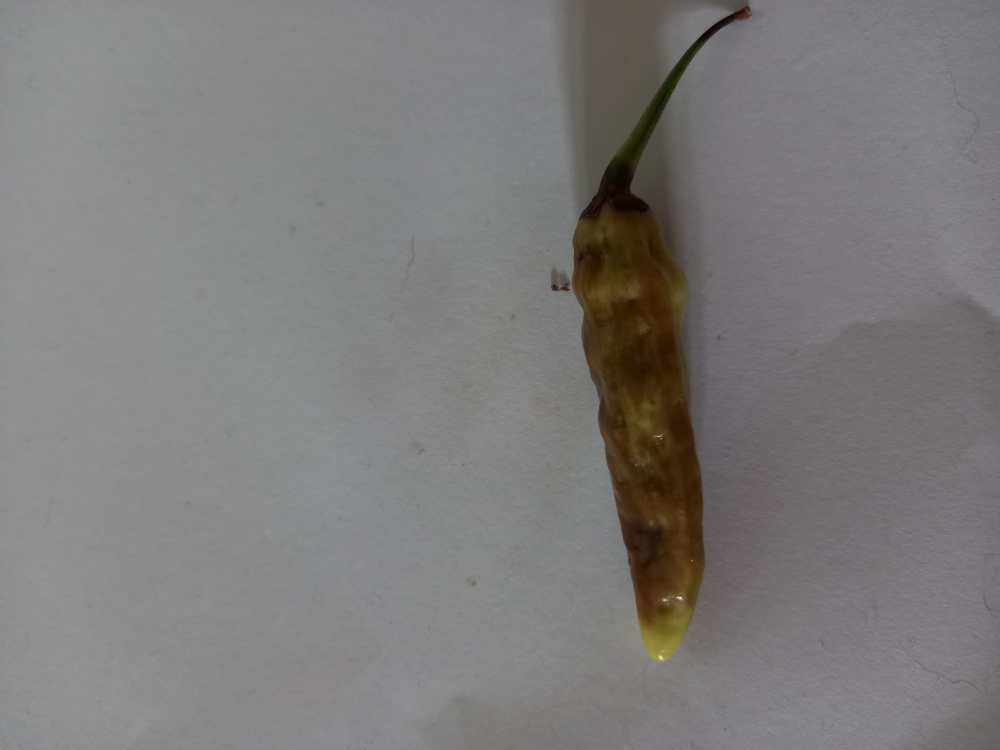
%> input picture tes.jpg, 4000 x 3000 px (shown at 1/4 size)
$ octave --eval "result = setingcrop(imread('tes.jpg'));"   (GNU Octave 9; MATLAB toolbox functions it lacks are replaced by stand-ins)
%> lines starting %> are read from the running program, lines starting %| are printed output that depends on the picture; in (x1, y1, x2, y2) boxes, pixels count from 0 and x2, y2 are one past the last pixel; in counts of white or black regions, pixels touching at a corner belong together; the program's own positions count from 1
function xx=setingcrop(a1)
if(size(a1,3)<3)
            a1=cat(3,a1,a1,a1);
        end
        gray=rgb2gray(a1);
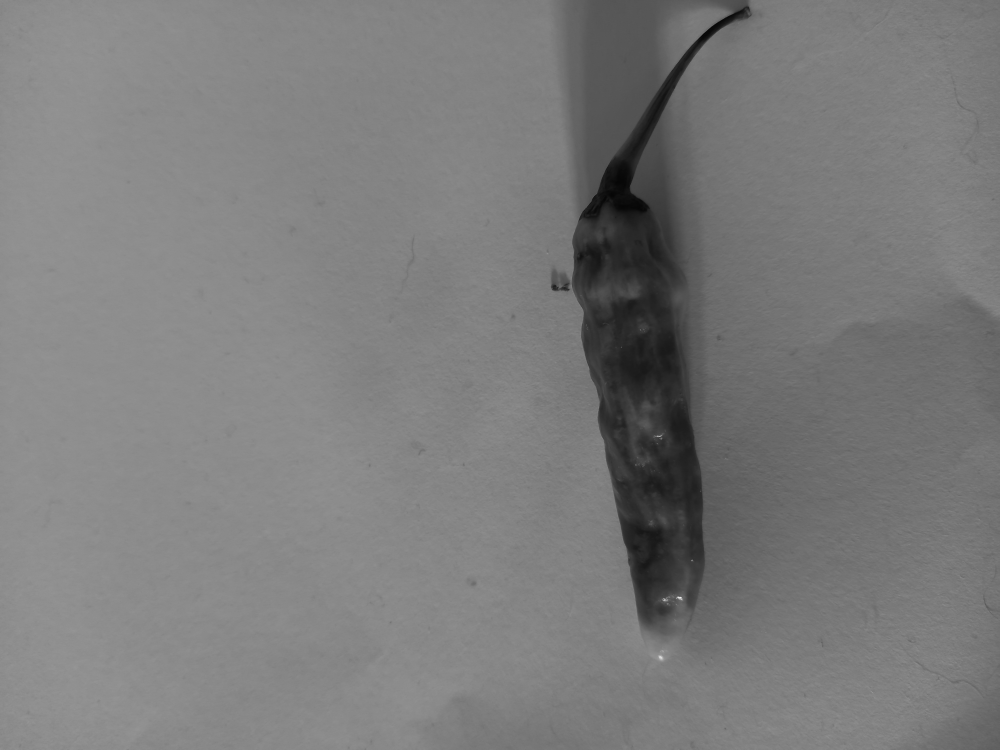
%> gray: size 3000x4000 uint8 (shown at 1/4 size); min 1, max 253, mean 123.4
thresh=graythresh(gray);
%> thresh = 0.369
a=im2bw(gray,thresh);
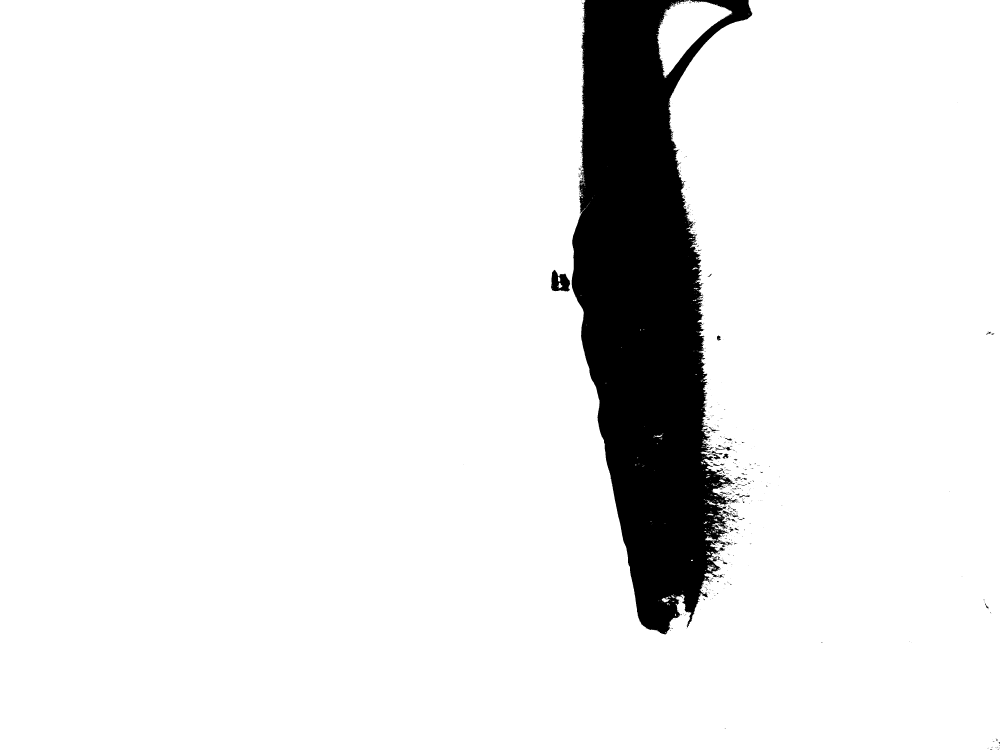
%> a: size 3000x4000 logical (shown at 1/4 size); 91.5% white; 778 black regions (704 under 20 px), largest, box (x1, y1, x2, y2) and area: (2287, 0, 3010, 2540) 1007464, (2204, 1079, 2281, 1166) 4337, (2886, 2042, 2932, 2065) 322
si=size(a);
%> si = [3000 4000]
Y1=sum(a,2);
%> Y1 = 3000 values, max 4000 at index 2541, min 3354 at index 3, mean 3660.3
Y2=sum(a,1);
%> Y2 = 4000 values, max 3000 at index 1, min 480 at index 2611, mean 2745.2
x=0;
y=0;
for i=1:si(1)
    if(Y1(i)~=si(2))
        x=(i-1);
        break
    end

end
for i=1:si(2)
    if(Y2(i)~=si(1))
        y=(i-1);
        break
    end

end
%> after the loop, y = 1855


an=0;
bn=0;
ul=si(1);
%> ul = 3000
for i=1:si(1)
    if(Y1(ul)~=si(2))
        an=si(1)-(x+(i-1));
        break
    end
        ul=ul-1;
end
%> this loop made 1 pass
%> an on pass 1: 3000
ul=si(2);
%> ul = 4000
for i=1:si(2)
    if(Y2(ul)~=si(1))
        bn=si(2)-(y+(i-1));
        break
    end
        ul=ul-1;
end
%> this loop made 1 pass
%> bn on pass 1: 2145
xx=imcrop(a1,[y-20 x-20 bn+40 an+40]);
%> (the run ends here)
